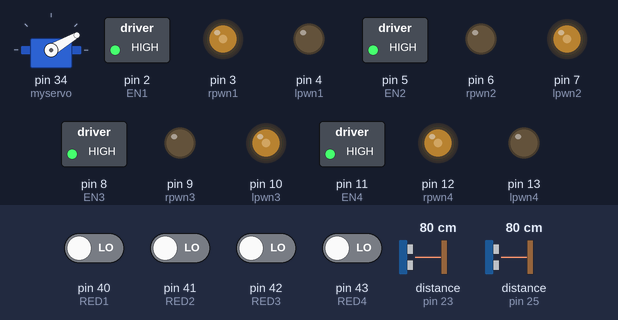
The sketch below on a simulated Arduino Mega 2560, built with avr-gcc and run on an emulated ATmega2560. On the bench: servo, switched loads named in the sketch (green lamp = pin HIGH), output pins drawn as LEDs (lit = HIGH). Wiring (inferred from the names in the program): 2 × ultrasonic range finder: trigger pin 22, echo pin 23 / trigger pin 24, echo pin 25. The test bench sets the inputs (shaded band); at power-on: pin 40 (RED1), pin 41 (RED2), pin 42 (RED3), pin 43 (RED4) LOW, distance to the obstacle (sensors on pin 23, pin 25) 80 cm. The echo pulse lasts 58.3 µs per cm; random numbers use the default seed unless the sketch sets one; pins used as bus, display or sensor lines are not drawn; what the sketch prints to the serial monitor is not drawn.

Above: at 7.3 s.
7.4 s: distance to the obstacle (sensor on pin 23) set to 64 cm
8.9 s: distance to the obstacle (sensor on pin 23) set to 55 cm
At 10.0 s:
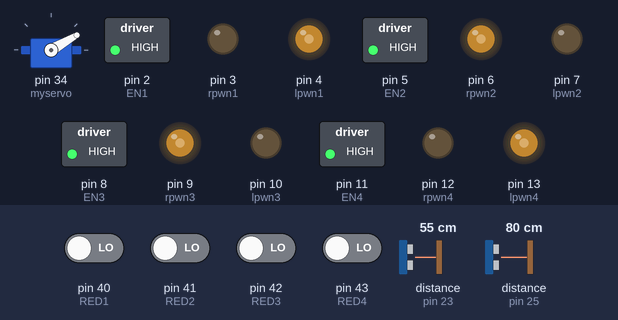
10.4 s: pin 40 (RED1) driven HIGH
At 10.9 s:
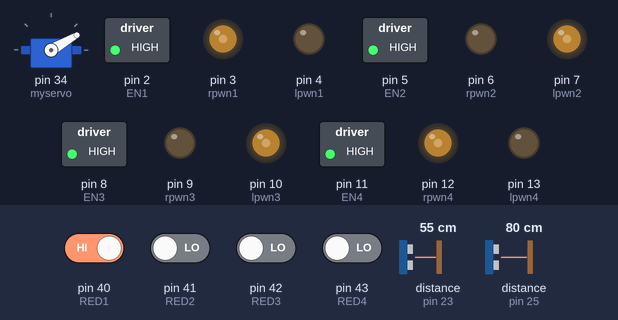
13.4 s: pin 40 (RED1) driven LOW
At 16.3 s:
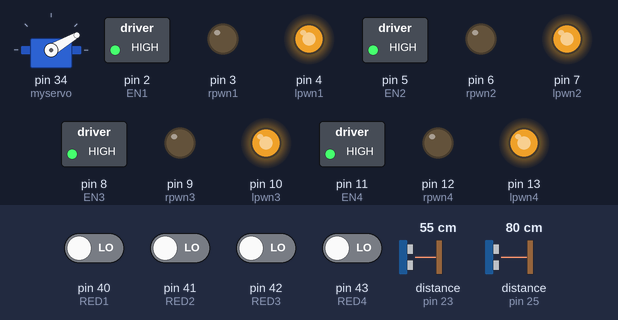
16.4 s: distance to the obstacle (sensor on pin 23) set to 120 cm
At 19.1 s:
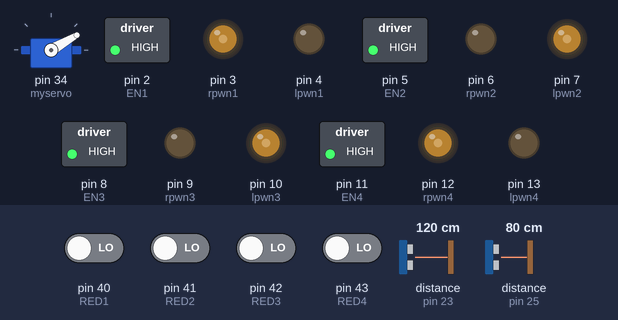
19.4 s: distance to the obstacle (sensor on pin 25) set to 2 cm
Timing chart, 0 to 27.6 s (numbered marks = the images above; inputs shaded):
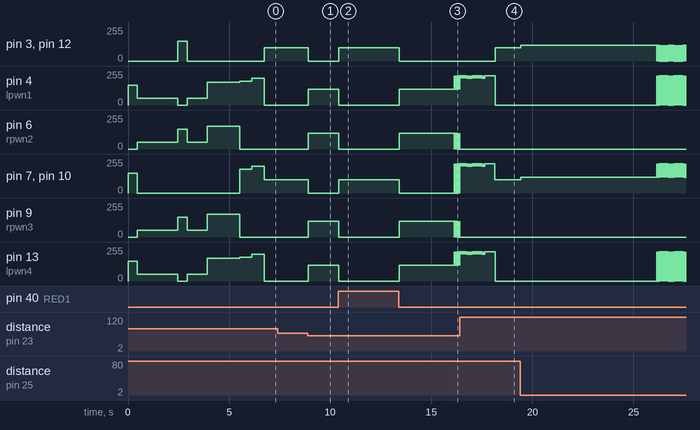

Measured:
- the behaviour switches between 60 and 59 cm on distance to the obstacle (sensor on pin 23) (found by bisection; images 0 and 1)
- after the input at 8.9 s, pin 3 (rpwn1), pin 7 (lpwn2), pin 10 (lpwn3), pin 12 (rpwn4): 100/255 → 0/255 at once; pin 4 (lpwn1), pin 6 (rpwn2), pin 9 (rpwn3), pin 13 (lpwn4): 0/255 → 120/255 at once
- after the input at 10.4 s, pin 3 (rpwn1), pin 7 (lpwn2), pin 10 (lpwn3), pin 12 (rpwn4): 0/255 → 100/255 at once; pin 4 (lpwn1), pin 6 (rpwn2), pin 9 (rpwn3), pin 13 (lpwn4): 120/255 → 0/255 at once
- after the input at 13.4 s, pin 3 (rpwn1): 100/255 → 0/255 at once; pin 4 (lpwn1): 0/255 → 120/255 at once, then repeats every 0.02 s: 220/255 0.01 s, 120/255 0.01 s
- after the input at 16.4 s, pin 3 (rpwn1), pin 12 (rpwn4): 0/255 → 100/255 after 1.8 s

The sketch:

xiang_qi_3.ino
```cpp
#include <Servo.h>
Servo myservo;
#define EN1 2
#define rpwn1 3//电机正传
#define lpwn1 4//电机反转
#define EN2 5
#define rpwn2 6
#define lpwn2 7
#define EN3 8
#define rpwn3 9
#define lpwn3 10
#define EN4 11
#define rpwn4 12
#define lpwn4 13
#define TPIN1 22//超声波输出
#define EPIN1 23//输入
#define TPIN2 24
#define EPIN2 25
//#define TPIN3 26
//#define EPIN3 27
//#define TPIN4 28
//#define EPIN4 29
//#define TPIN6 30
//#define EPIN6 31
int RED1 = 40;//红外引脚定义
int value1 = 0;
int RED2 = 41;
int value2 = 0;
int RED3 = 42;
int value3 = 0;
int RED4 = 43;
int value4 = 0;
long endcount = 0;
int myrand;//随机数
long starttime;//计时器
long attackstart=0;
int attackcount=0;
void setup()
{
  randomSeed(0);
  pinMode(EN1, OUTPUT);
  pinMode(EN2, OUTPUT);
  pinMode(EN3, OUTPUT);
  pinMode(EN4, OUTPUT);
  pinMode(RED1, INPUT);
  pinMode(RED2, INPUT);
  pinMode(RED3, INPUT);
  pinMode(RED4, INPUT);
  pinMode(TPIN1, OUTPUT);
  pinMode(EPIN1, INPUT);
  pinMode(TPIN2, OUTPUT);
  pinMode(EPIN2, INPUT);
  //pinMode(TPIN3, OUTPUT);
  //pinMode(EPIN3, INPUT);
 // pinMode(TPIN4, OUTPUT);
 // pinMode(EPI4, INPUT);
  myservo.attach(34);// 舵机引脚定义
  //pinMode(TPIN6,OUTPUT);
  //pinMode(EPIN6,INPUT);
  Serial.begin(9600);
    wheel1(150);
    wheel2(-150);
    wheel3(-150);
    wheel4(150);
    delay(460);
    wheel1(50);
    wheel2(50);
    wheel3(50);
    wheel4(50);
    delay(2000);
    wheel1(-150);
    wheel2(150);
    wheel3(150);
    wheel4(-150);
    delay(460);
    wheel1(50);
    wheel2(50);
    wheel3(50);
    wheel4(50);
    delay(1000);
    wheel1(170);
    wheel2(170);
    wheel3(170);
    wheel4(170);
    delay(1600);
    myservo.write(30); //放下铲子
    wheel1(180);
    wheel2(-180);
    wheel3(-180);
    wheel4(180);
    delay(600);
    attackstart=millis();

}

void wheel1(int t1) {

  if ( t1 > 0) {
    digitalWrite(EN1, HIGH);


    analogWrite(rpwn1, 0) ;
    analogWrite(lpwn1, t1);
  } else {
    if (t1 < 0) {
      t1 = -t1;
      digitalWrite(EN1, HIGH);
      analogWrite(rpwn1, t1);
      analogWrite(lpwn1, 0);
    } else {
      if (t1 = 0) {
        digitalWrite(EN1, HIGH);
        analogWrite(rpwn1, 0);
        analogWrite(lpwn1, 0);
      }
    }
  }
}

void wheel2(int t2) {

  if ( t2 > 0) {
    digitalWrite(EN2, HIGH);
    analogWrite(rpwn2, t2);
    analogWrite(lpwn2, 0);

  } else {
    if (t2 < 0) {
      t2 = -t2;
      digitalWrite(EN2, HIGH);
      analogWrite(rpwn2, 0);
      analogWrite(lpwn2, t2);
    } else {
      if (t2 = 0) {
        digitalWrite(EN2, HIGH);
        analogWrite(rpwn2, 0);
        analogWrite(lpwn2, 0);

      }
    }
  }
}

void wheel3(int t3) {

  if ( t3 > 0) {
    digitalWrite(EN3, HIGH);
    analogWrite(rpwn3, t3);
    analogWrite(lpwn3, 0  );

  } else {
    if (t3 < 0) {
      t3 = -t3;
      digitalWrite(EN3, HIGH);
      analogWrite(rpwn3, 0);
      analogWrite(lpwn3, t3 );
    } else {
      if (t3 = 0) {
        digitalWrite(EN3, HIGH);
        analogWrite(rpwn3, 0);
        analogWrite(lpwn3, 0);

      }
    }
  }
}

void wheel4(int t4) {

  if ( t4 > 0) {
    digitalWrite(EN4, HIGH);
    analogWrite(rpwn4, 0);
    analogWrite(lpwn4, t4);

  } else {
    if (t4 < 0) {
      t4 = -t4;
      digitalWrite(EN4, HIGH);
      analogWrite(rpwn4, t4 );
      analogWrite(lpwn4, 0);
    } else {
      if (t4 = 0) {
        digitalWrite(EN4, HIGH);
        analogWrite(rpwn4, 0);
        analogWrite(lpwn4, 0);

      }
    }
  }
}

void stp() {
  wheel1(0);
  wheel2(0);
  wheel3(0);
  wheel4(0);
}


float distance1() { //超声波测距
  float L1;
  digitalWrite(TPIN1, LOW);
  delayMicroseconds(2);
  digitalWrite(TPIN1, HIGH);
  delayMicroseconds(10);
  digitalWrite(TPIN1, LOW);
  L1 = pulseIn(EPIN1, HIGH);
  L1 = L1 / 58.0;
  Serial.println(L1);
  return L1;
}
float distance2() { //超声波测距
  float L2;
  digitalWrite(TPIN2, LOW);
  delayMicroseconds(2);
  digitalWrite(TPIN2, HIGH);
  delayMicroseconds(10);
  digitalWrite(TPIN2, LOW);
  L2 = pulseIn(EPIN2, HIGH);
  L2 = L2 / 58.0;
  Serial.println(L2);
  return L2;
}

/*float distance3() { //超声波测距
  float L3;
  digitalWrite(TPIN3, LOW);
  delayMicroseconds(2);
  digitalWrite(TPIN3, HIGH);
  delayMicroseconds(10);
  digitalWrite(TPIN3, LOW);
  L3 = pulseIn(EPIN3, HIGH);
  L3 = L3 / 58.0;
  Serial.println(L3);
  return L3;
}
float distance4() { //超声波测距
  float L4;
  digitalWrite(TPIN4, LOW);
  delayMicroseconds(2);
  digitalWrite(TPIN4, HIGH);
  delayMicroseconds(10);
  digitalWrite(TPIN4, LOW);
  L4 = pulseIn(EPIN4, HIGH);
  L4 = L4 / 58.0;
  Serial.println(L4);
  return L4;
}
float distance6(){//超声波测距
  float L6;
  digitalWrite(TPIN6,LOW);
  delayMicroseconds(2);
  digitalWrite(TPIN6,HIGH);
  delayMicroseconds(10);
  digitalWrite(TPIN6,LOW);
  L6 = pulseIn(EPIN6,HIGH);
  L6 = L6/58.0;
  Serial.println(L6);
  return L6;
  }*/

void attack(int x) { // 进攻

  wheel1(x);
  wheel2(x);
  wheel3(x);
  wheel4(x);
  Serial.println("攻击1");
}
void attacktrue(int x) { // 进攻

    wheel1(x);
    wheel2(x);
    wheel3(x);
    wheel4(x);
    Serial.println("攻击1");
}
void loop()
{

  value1 = digitalRead(RED1);
  value2 = digitalRead(RED2);
  value3 = digitalRead(RED3);
  value4 = digitalRead(RED4);
  if ((value1 == 1 || value2 == 1) && (value3 == 0) && (value4 == 0)) {
    attacktrue(-100);
  }//防掉
  if ((value3 == 1 || value4 == 1) && (value1 == 0) && (value2 == 0)) {
    attacktrue(100);

  }
  float d1, d2, d3;
  d1 = distance1();
  d2 = distance2();
  //d3 = distance3();
  //d4 = distance4();
  //d6=distance6();

  if (d1 > 60 && d2 > 60 && value1 == 0 && value2 == 0 && value3 == 0 && value4 == 0||attackcount>5)
  {
    if (endcount == 0)
    {
      myrand = random(0, 5);
      starttime = millis();
    }
    if (millis() - starttime < myrand * 300)
    {

      wheel1(200);
      wheel2(-200);
      wheel3(-200);
      wheel4(200);
      Serial.println("转圈");
    }
    else if ((millis() - starttime) < myrand * 6000)
    {

      wheel1(-100);
      wheel2(-100);
      wheel3(-100);
      wheel4(-100);

    }
    else
    {
      endcount = 0;
      attackcount=0;
      attackstart=0;
    }

    endcount++;
  }
  else {
    endcount = 0;
  }


 /* if (d3 < 60) { //攻击 侧面
    wheel1(-150);
    wheel2(150);
    wheel3(150);
    wheel4(-150);

  }
  if (d4 < 60) {
    wheel1(150);
    wheel2(-150);
    wheel3(-150);
    wheel4(150);

  }*/

  if (d1 > 0 && d1 < 60 && d2 > 60 && value1 == 0 && value2 == 0)
    attack(120);//攻击 前
  if (d2 > 0 && d2 < 60 && d1 > 60  && value3 == 0 && value4 == 0)
    attack(-120); //攻击 后
  /*
    if((d1+d2<70)&&d6<70){
      Serial.println("台下");
      attack(120);
      Serial.println("上台1");
      delay(2000);
    }
    if((d1+d2<70)&&d6>70){
      Serial.println("台下");
      attack(-120);
      Serial.println("上台2");
      delay(2000);
    }
    /*if((d1+d2)<60&&(d5+d6)<60){
           wheel1(-150);
           wheel2(150);
           wheel3(150);
           wheel4(-150);
           delay(500);
           if(d1>d2){
              wheel1(80);
              wheel2(80);
              wheel3(80);
              wheel4(80);
              delay(1500);
           }
           if(d2>d1){
              wheel1(-80);
              wheel2(-80);
              wheel3(-80);
              wheel4(-80);
              delay(1500);
           }
     }
    /*if(d1<60&&d5<60&&d3<60){
      wheel1(-50);
      wheel2(-50);
      wheel3(-50);
      wheel4(-50);
      delay(3000);
    }
    if(d1<60&&d5<60&&d4<60){
      wheel1(-50);
      wheel2(-50);
      wheel3(-50);
      wheel4(-50);
      delay(3000);
    }
    if(d2<60&&d6<60&&d3<60){
      wheel1(50);
      wheel2(50);
      wheel3(50);
      wheel4(50);
      delay(3000);
    }
     if(d2<60&&d6<60&&d4<60){
      wheel1(50);
      wheel2(50);
      wheel3(50);
      wheel4(50);
      delay(3000);
    }
  */
  int timer;
  timer=millis();
  if(timer-attackstart>10000&&timer-attackstart<12000||timer-attackstart>20000&&timer-attackstart<23000||timer-attackstart>40000&&timer-attackstart<41000||timer-attackstart>50000&&timer-attackstart<51000){
      wheel1(220);
      wheel2(-220);
      wheel3(-220);
      wheel4(220);
  }
}
```
